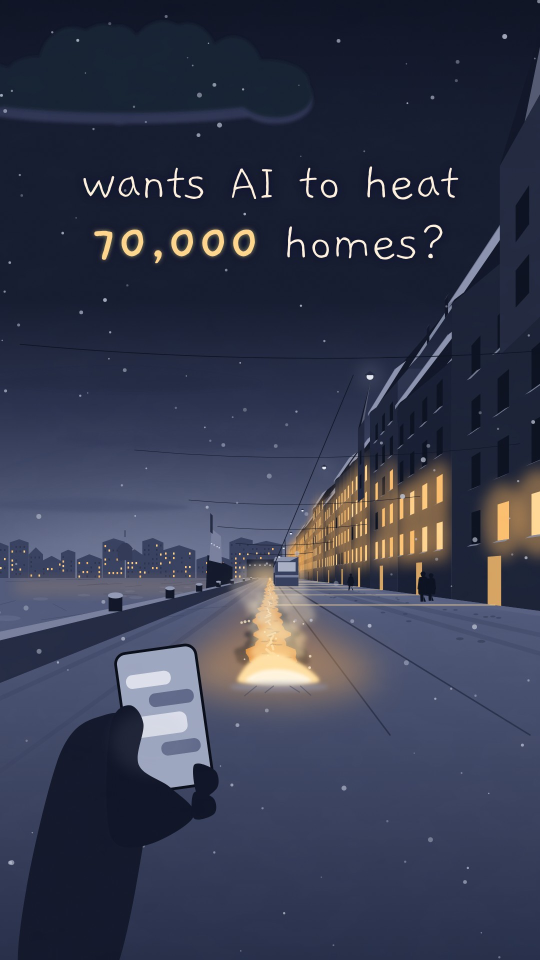
#> input picture video/docs/v4/ideas/C_src/frames/B1.jpg, 1080 x 1920 px (shown at 1/2 size); its folder holds only this picture in this run
$ python sheet.py
#> lines starting #> are read from the running program, lines starting #| are printed output that depends on the picture
"""C_sheet.png: the 12 frames in beat order (C-B1..C-B12), then the alternates (C-B1alt ...). python3 -I sheet.py"""
import os
from PIL import Image, ImageDraw, ImageFont

HERE = os.path.dirname(os.path.abspath(__file__))
OUT = os.path.join(HERE, '..', 'C_sheet.png')
TW, TH = 300, 533
GAP, PADX, HEAD, LAB = 18, 30, 118, 64
BEATS = [('B1', 'The snow wakes warm'), ('B2', 'A street of computers'), ('B3', 'The heat climbs'),
         ('B4', 'Forty kettles inside'), ('B5', 'The teapot computer'), ('B6', 'Thrown into the night'),
         ('B7', 'The city reaches back'), ('B8', 'A plan in chalk'), ('B9', 'A door in the plan'),
         ('B10', 'Blue in, gold out'), ('B11', 'Warm under the snow'), ('B12', 'Your chat, her warm window')]
ALTS = [('B1alt', 'From your balcony'), ('B5alt', 'The tea cosy'), ('B7alt', 'The street opens a way'),
        ('B11alt', 'The melt line')]


def font(sz, bold=False):
    for p in ('/usr/share/fonts/truetype/dejavu/DejaVuSans%s.ttf' % ('-Bold' if bold else ''),):
        if os.path.exists(p):
            return ImageFont.truetype(p, sz)
    return ImageFont.load_default()


cols = 6
rows = 3
Wd = PADX * 2 + cols * TW + (cols - 1) * GAP
Ht = HEAD + rows * (TH + LAB) + (rows - 1) * GAP + 50
sheet = Image.new('RGB', (Wd, Ht), (20, 22, 32))
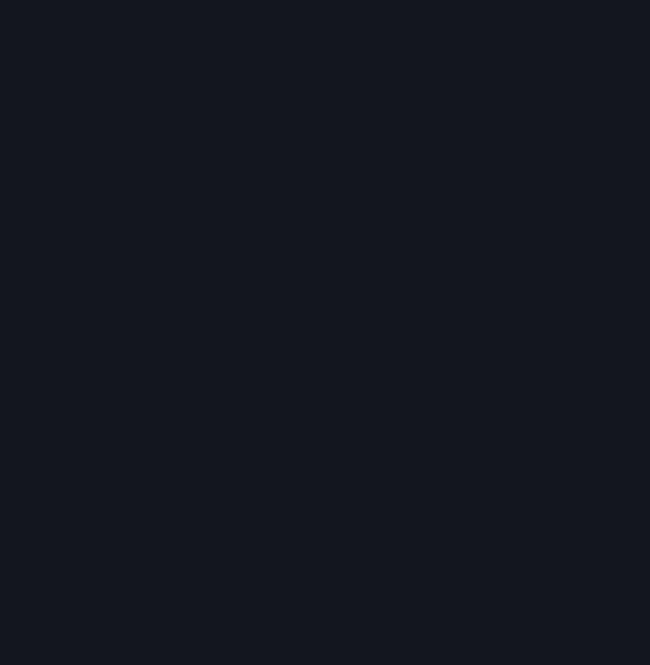
#> sheet: PIL image 1950x1995 RGB (shown at 1/3 size); mean R, G, B 20, 22, 32
d = ImageDraw.Draw(sheet)
d.text((PADX, 24), 'Imagination C  ·  THE WARM CURRENT: one night\'s trip of a little heat, from a question answered to a warm home',
       fill=(255, 226, 168), font=font(27, True))
d.text((PADX, 68), 'Value sketches in the night\'s cold values; the heat is the one warm thing, and it travels frame to frame. '
       'Rows 1-2: the film in beat order. Row 3: the alternates.', fill=(200, 204, 222), font=font(21))


def place(i, fid, title, row, col):
#> called with i = 0, fid = 'B1', title = 'The snow wakes warm', row = 0, col = 0
    x = PADX + col * (TW + GAP)
    y = HEAD + row * (TH + LAB + GAP)
    im = Image.open(os.path.join(HERE, 'frames', fid + '.jpg')).convert('RGB').resize((TW, TH), Image.LANCZOS)
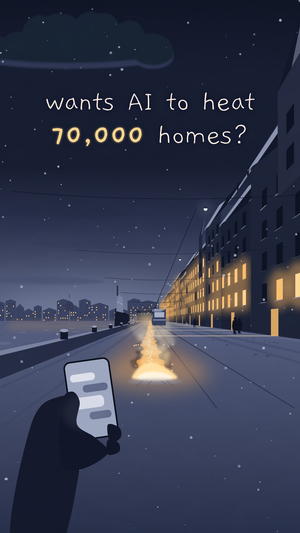
#> im: PIL image 300x533 RGB; mean R, G, B 53.4, 58.1, 78
    sheet.paste(im, (x, y))
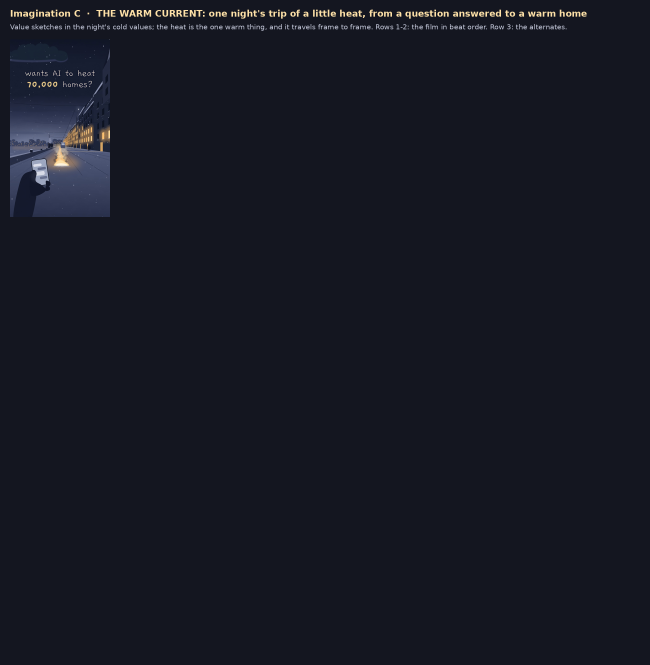
#> sheet: PIL image 1950x1995 RGB (shown at 1/3 size); mean R, G, B 22.5, 24.5, 34.7
    d.text((x, y + TH + 8), 'C-' + fid, fill=(255, 213, 140), font=font(24, True))
    d.text((x, y + TH + 38), title, fill=(214, 218, 232), font=font(18))


for k, (fid, title) in enumerate(BEATS):
#> (the run stopped early here; a loop or call above may not have finished)
